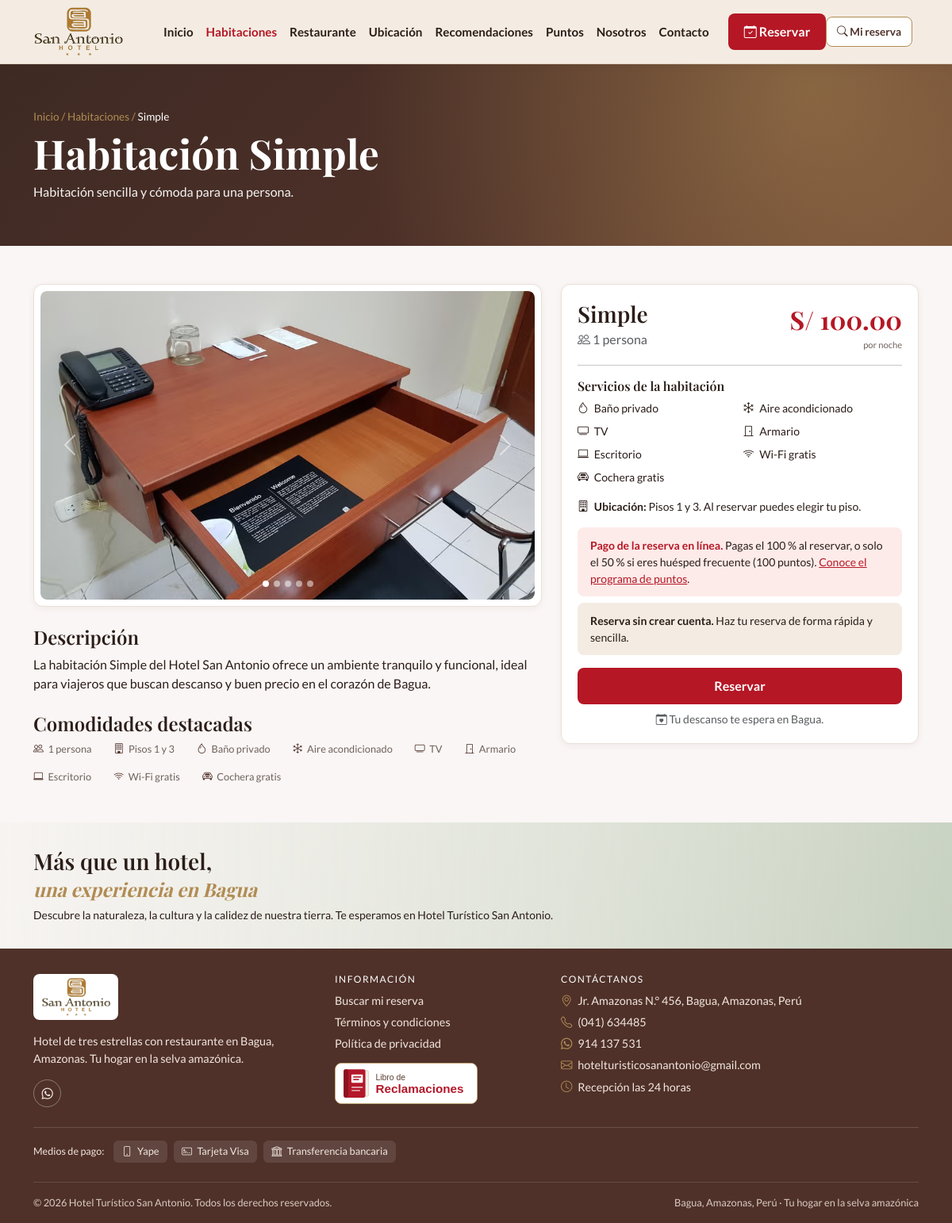
Screenshot of /publico/habitacion.php?id=1 with the database file from the repository.
### tables this page shows
CREATE TABLE tipo_habitacion (
    id             INT UNSIGNED AUTO_INCREMENT PRIMARY KEY,
    nombre         VARCHAR(40)   NOT NULL UNIQUE,
    descripcion    VARCHAR(255)  NOT NULL,
    detalle        TEXT          NULL,
    capacidad      TINYINT UNSIGNED NOT NULL,
    precio_noche   DECIMAL(8,2)  NOT NULL CHECK (precio_noche > 0),
    activo         TINYINT(1)    NOT NULL DEFAULT 1,
    created_at     TIMESTAMP     NOT NULL DEFAULT CURRENT_TIMESTAMP,
    updated_at     TIMESTAMP     NOT NULL DEFAULT CURRENT_TIMESTAMP ON UPDATE CURRENT_TIMESTAMP
);

CREATE TABLE servicio (
    id      INT UNSIGNED AUTO_INCREMENT PRIMARY KEY,
    nombre  VARCHAR(50) NOT NULL UNIQUE,
    icono   VARCHAR(30) NULL
);

CREATE TABLE recompensa (
    id                 INT UNSIGNED AUTO_INCREMENT PRIMARY KEY,
    nombre             VARCHAR(80)  NOT NULL,
    descripcion        VARCHAR(200) NULL,
    puntos_requeridos  INT UNSIGNED NOT NULL,
    noches_minimas     TINYINT UNSIGNED NULL,   
    tipo               ENUM('pago_fraccionado','descuento','producto','noche_gratis','plan_pension') NOT NULL,
    valor              DECIMAL(5,2) NULL,
    producto_id        INT UNSIGNED NULL,
    plan_pension_id    INT UNSIGNED NULL,
    consume_puntos     TINYINT(1)   NOT NULL DEFAULT 1,
    activo             TINYINT(1)   NOT NULL DEFAULT 1,
    created_at         TIMESTAMP    NOT NULL DEFAULT CURRENT_TIMESTAMP,
    updated_at         TIMESTAMP    NOT NULL DEFAULT CURRENT_TIMESTAMP ON UPDATE CURRENT_TIMESTAMP,
    CONSTRAINT fk_recompensa_producto     FOREIGN KEY (producto_id)     REFERENCES producto(id),
    CONSTRAINT fk_recompensa_plan_pension FOREIGN KEY (plan_pension_id) REFERENCES plan_pension(id)
);

### src/Dao/Dao.php (called while the page is built, shortened)
<?php
abstract class Dao
{
    public function __construct(?\PDO $conn = null)
    {
        $this->conn = $conn ?? (new Conexion())->conectar();
    }
    protected function enlazar(\PDOStatement $stmt, array $valores): void
    {
        foreach ($valores as $marcador => $valor) {
            $tipo = match (true) {
                is_int($valor) => \PDO::PARAM_INT,
                is_bool($valor) => \PDO::PARAM_BOOL,
                $valor === null => \PDO::PARAM_NULL,
                default => \PDO::PARAM_STR,
            };
            $stmt->bindValue($marcador, $valor, $tipo);
        }
    }
}

### src/Dao/Conexion.php (called while the page is built, shortened)
<?php
class Conexion
{
    private $host = "localhost";
    private $dbname = "daw2_hotel_san_antonio";
    private $user = "root";
    private $password = "";
    public function conectar(): \PDO
    {
        try {
            $dsn = "mysql:host=$this->host;dbname=$this->dbname;charset=utf8mb4";
            $conexion = new \PDO($dsn, $this->user, $this->password);
            $conexion->setAttribute(\PDO::ATTR_ERRMODE, \PDO::ERRMODE_EXCEPTION);
            $conexion->setAttribute(\PDO::ATTR_DEFAULT_FETCH_MODE, \PDO::FETCH_ASSOC);
            $conexion->setAttribute(\PDO::ATTR_EMULATE_PREPARES, false);
            return $conexion;
        } catch (\PDOException $e) {
            throw $e;
        }
    }
}

### src/Dao/TipoHabitacion.php (called while the page is built, shortened)
<?php
class TipoHabitacion extends Dao
{
    public function obtener(int $id): ?array
    {
        $stmt = $this->conn->prepare("SELECT * FROM tipo_habitacion WHERE id = :id AND activo = 1");
        $this->enlazar($stmt, [":id" => $id]);
        $stmt->execute();
        return $stmt->fetch() ?: null;
    }
    public function servicios(int $tipoId): array
    {
        $stmt = $this->conn->prepare(
            "SELECT s.nombre, s.icono FROM servicio s
             JOIN tipo_servicio ts ON ts.servicio_id = s.id
             WHERE ts.tipo_id = :id ORDER BY s.id"
        );
        $this->enlazar($stmt, [":id" => $tipoId]);
        $stmt->execute();
        return $stmt->fetchAll();
    }
}

### src/Bo/Habitacion.php (called while the page is built, shortened)
<?php
class Habitacion
{
    public function tipo(int $id): ?TipoHabitacionDTO
    {
        $tipoDao = new TipoHabitacionDAO();
        $fila = $tipoDao->obtener($id);
        return $fila ? $this->aTipoDto($tipoDao, $fila) : null;
    }
    private function aTipoDto(TipoHabitacionDAO $dao, array $t, ?int $libres = null): TipoHabitacionDTO
    {
        return new TipoHabitacionDTO(
            $t["id"], $t["nombre"], $t["descripcion"], $t["detalle"] ?? "", $t["capacidad"], $t["precio_noche"],
            $dao->servicios($t["id"]), $dao->fotos($t["id"]), $libres, $dao->pisos($t["id"])
        );
    }
}

### config/Autoload.php (called while the page is built, shortened)
<?php
spl_autoload_register(function (string $clase): void {
    $prefijo = "App\\";
    $carpetaBase = dirname(__DIR__) . "/src/";
    $ruta = $carpetaBase . str_replace("\\", "/", substr($clase, strlen($prefijo))) . ".php";
});

### src/Dao/Recompensa.php (called while the page is built, shortened)
<?php
class Recompensa extends Dao
{
    public function obtenerPorTipo(string $tipo): ?array
    {
        $stmt = $this->conn->prepare("SELECT * FROM recompensa WHERE tipo = :tipo AND activo = 1 LIMIT 1");
        $this->enlazar($stmt, [":tipo" => $tipo]);
        $stmt->execute();
        return $stmt->fetch() ?: null;
    }
}

### src/Bo/Reserva.php (called while the page is built, shortened)
<?php
class Reserva
{
    public function beneficioFraccionado(): ?array
    {
        return (new RecompensaDAO())->obtenerPorTipo("pago_fraccionado");
    }
}

### publico/habitacion.php (the view, shortened to what this page needs)
<?php
require __DIR__ . "/../config/Autoload.php";
require_once __DIR__ . "/../views/partes/ayudas.php";
$tipo = (new HabitacionBO())->tipo((int) ($_GET["id"] ?? 0));
$beneficio = (new ReservaBO())->beneficioFraccionado();
$query = http_build_query(array_filter([
    "tipo" => $tipo->id, "ingreso" => fechaGet("ingreso"), "salida" => fechaGet("salida"),
]));
require __DIR__ . "/../views/partes/cabecera.php";
hero(
    "Habitación " . $tipo->nombre,
    $tipo->descripcion,
    [["Inicio", "index.php"], ["Habitaciones", "publico/habitaciones.php"], [$tipo->nombre, null]]
);
?>
<main class="container py-4 py-lg-5">
    <div class="row g-4">
        <div class="col-12 col-lg-7">
            <div class="sa-card p-2">
                <?php
                carrusel($tipo->fotos, "Habitación " . $tipo->nombre, "bi-house-heart", "detalle-" . $tipo->id);
                ?>
            </div>
            <h2 class="h4 mt-4">Descripción</h2>
            <p><?= e($tipo->detalle ?: $tipo->descripcion) ?></p>
            <h2 class="h4 mt-4">Comodidades destacadas</h2>
            <div class="d-flex flex-wrap gap-3">
                <span class="sa-servicio"><i class="bi bi-people"></i> <?= $tipo->capacidad ?> <?= $tipo->capacidad === 1 ? "persona" : "personas" ?></span>
                <?php if ($tipo->pisos) : ?>
                    <span class="sa-servicio"><i class="bi bi-building"></i> <?= textoPisos($tipo->pisos) ?></span>
                <?php endif ?>
                <?php foreach ($tipo->servicios as $s) : ?>
                    <span class="sa-servicio"><i class="bi <?= e($s["icono"]) ?>"></i> <?= e($s["nombre"]) ?></span>
                <?php endforeach ?>
            </div>
        </div>
        <div class="col-12 col-lg-5">
            <aside class="sa-card sa-card-cuerpo resumen-fijo">
                <div class="d-flex justify-content-between align-items-start">
                    <div>
                        <h2 class="h3 mb-1"><?= e($tipo->nombre) ?></h2>
                        <span class="text-muted"><i class="bi bi-people"></i> <?= $tipo->capacidad ?> <?= $tipo->capacidad === 1 ? "persona" : "personas" ?></span>
                    </div>
                    <div class="sa-precio fs-2"><?= soles($tipo->precioNoche) ?><small>por noche</small></div>
                </div>
                <hr>
                <h3 class="h6">Servicios de la habitación</h3>
                <div class="row g-2 mb-3">
                    <?php foreach ($tipo->servicios as $s) : ?>
                        <div class="col-6 small"><i class="bi <?= e($s["icono"]) ?> me-1"></i> <?= e($s["nombre"]) ?></div>
                    <?php endforeach ?>
                </div>
                <?php if ($tipo->pisos) : ?>
                    <p class="small mb-3"><i class="bi bi-building me-1"></i> <strong>Ubicación:</strong> <?= textoPisos($tipo->pisos) ?>. Al reservar puedes elegir tu piso.</p>
                <?php endif ?>
                <div class="sa-caja-pago mb-2 small">
                    <strong>Pago de la reserva en línea.</strong>
                    Pagas el 100 % al reservar<?= $beneficio ? ", o solo el " . (float) $beneficio["valor"] . " % si eres huésped frecuente (" . $beneficio["puntos_requeridos"] . " puntos)" : "" ?>.
                    <a href="<?= url("publico/puntos.php") ?>">Conoce el programa de puntos</a>.
                </div>
                <div class="sa-caja-crema mb-3 small"><strong>Reserva sin crear cuenta.</strong> Haz tu reserva de forma rápida y sencilla.</div>
                <a class="btn-sa d-block text-center text-decoration-none" href="<?= url("publico/reservar.php") ?>?<?= e($query) ?>">Reservar</a>
                <p class="text-center small text-muted mt-2 mb-0"><i class="bi bi-calendar-heart"></i> Tu descanso te espera en Bagua.</p>
            </aside>
        </div>
    </div>
</main>
<?php require __DIR__ . "/../views/partes/pie.php" ?>

### views/partes/ayudas.php (shortened to what this page needs)
<?php
$base = rtrim(preg_replace("#/(publico|admin)$#", "", str_replace("\\", "/", dirname($_SERVER["SCRIPT_NAME"]))), "/") . "/";
function url(string $ruta): string
{
    global $base;
    return $base . $ruta;
}
function e($valor): string
{
    return htmlspecialchars((string) $valor, ENT_QUOTES, "UTF-8");
}
function soles($valor): string
{
    return "S/ " . number_format((float) $valor, 2);
}
function textoPisos(array $pisos): string
{
    $ultimo = array_pop($pisos);
    return "Pisos " . implode(", ", $pisos) . " y " . $ultimo;
}
function fechaGet(string $clave): string
{
    $valor = $_GET[$clave] ?? "";
    $fecha = DateTime::createFromFormat("!Y-m-d", $valor);
    return ($fecha && $fecha->format("Y-m-d") === $valor) ? $valor : "";
}
function carrusel(array $fotos, string $alt, string $icono = "bi-image", string $idBase = "carrusel"): void
{
    $id = $idBase . "-" . substr(md5($alt . implode("", $fotos)), 0, 8);
    echo '<div id="' . $id . '" class="carousel slide sa-carrusel" data-bs-ride="carousel">';
    echo '<div class="carousel-indicators">';
    foreach ($fotos as $i => $f) {
        echo '<button type="button" data-bs-target="#' . $id . '" data-bs-slide-to="' . $i . '"'
            . ($i === 0 ? ' class="active" aria-current="true"' : '')
            . ' aria-label="Foto ' . ($i + 1) . '"></button>';
    }
    echo '</div><div class="carousel-inner">';
    foreach ($fotos as $i => $f) {
        echo '<div class="carousel-item' . ($i === 0 ? ' active' : '') . '">';
        echo '<img class="sa-foto" src="' . e(url($f)) . '" alt="' . e($alt) . ' - foto ' . ($i + 1) . '" loading="lazy">';
        echo '</div>';
    }
    echo '</div>';
    echo '<button class="carousel-control-prev" type="button" data-bs-target="#' . $id . '" data-bs-slide="prev">'
        . '<span class="carousel-control-prev-icon" aria-hidden="true"></span><span class="visually-hidden">Anterior</span></button>';
    echo '<button class="carousel-control-next" type="button" data-bs-target="#' . $id . '" data-bs-slide="next">'
        . '<span class="carousel-control-next-icon" aria-hidden="true"></span><span class="visually-hidden">Siguiente</span></button>';
    echo '</div>';
}
function hero(string $titulo, string $texto = "", array $migas = [], string $etiqueta = "", string $claseExtra = ""): void
{
    echo '<section class="sa-hero' . ($claseExtra ? ' ' . e($claseExtra) : '') . '"><div class="container">';
    if ($migas) {
        echo '<div class="migas mb-2">';
        foreach ($migas as $indice => [$nombre, $url]) {
            echo $indice ? " / " : "";
            echo $url ? '<a href="' . e(url($url)) . '">' . e($nombre) . "</a>" : '<span class="actual">' . e($nombre) . "</span>";
        }
        echo "</div>";
    }
    echo '<h1>' . e($titulo) . "</h1>";
    if ($texto) {
        echo '<p class="mt-2 mb-0">' . e($texto) . "</p>";
    }
    echo "</div></section>";
}

### assets/css/estilo.css (style rules this page uses)
:root { --rojo: #B51725; --rojo-osc: #9E1C28; --marron: #4F3129; --marron-osc: #3E2A23; --dorado: #B18C54; --hueso: #FAF6F5; --tinta: #2B1D18; --gris: #6f625c; --borde: #EADFD8; --crema: #F4ECE3; --rosado: #FDEBE9; }
body { font-family: "Lato", system-ui, sans-serif; background: var(--hueso); color: var(--tinta); }
h1, h2, h3, h4, .serif { font-family: "Playfair Display", Georgia, serif; font-weight: 700; }
a { color: var(--rojo); }
.btn-sa { background: var(--rojo); color: #fff; border: 0; border-radius: .5rem; font-weight: 700; padding: .7rem 1.25rem; }
.sa-hero { background: radial-gradient(circle at 85% 15%, rgba(177, 140, 84, .55), transparent 55%), linear-gradient(135deg, var(--marron-osc), var(--marron) 60%, #6b4433); color: #fff; padding: 2.25rem 0; }
.sa-hero h1 { font-size: 2rem; line-height: 1.1; }
.sa-hero .migas { font-size: .85rem; color: var(--dorado); }
.sa-hero .migas a { color: var(--dorado); text-decoration: none; }
.sa-hero .migas span.actual { color: #fff; }
.sa-hero p { max-width: 34rem; opacity: .95; }
.sa-card { background: #fff; border: 1px solid var(--borde); border-radius: .75rem; box-shadow: 0 2px 8px rgba(79, 49, 41, .06); }
.sa-card-cuerpo { padding: 1rem; }
.sa-precio { color: var(--rojo); font-family: "Playfair Display", serif; font-weight: 700; font-size: 1.35rem; white-space: nowrap; }
.sa-precio small { display: block; color: var(--gris); font-family: "Lato", sans-serif; font-size: .7rem; font-weight: 400; text-align: right; }
.sa-foto { display: grid; place-items: center; width: 100%; aspect-ratio: 16 / 10; object-fit: cover; border-radius: .5rem; background: linear-gradient(135deg, #e7d7c0, #c9a878); color: rgba(255, 255, 255, .9); font-size: 2rem; }
.sa-carrusel, .sa-carrusel .carousel-inner, .sa-carrusel .carousel-item { border-radius: .5rem; }
.sa-carrusel .carousel-indicators { margin-bottom: .35rem; }
.sa-carrusel .carousel-indicators [data-bs-target] { width: 8px; height: 8px; border-radius: 50%; }
.sa-carrusel .carousel-control-prev, .sa-carrusel .carousel-control-next { width: 12%; }
.sa-servicio { display: inline-flex; align-items: center; gap: .35rem; font-size: .8rem; color: var(--gris); margin-right: .75rem; }
.sa-servicio i { color: var(--marron); }
.sa-caja-pago { background: var(--rosado); border-radius: .5rem; padding: .75rem 1rem; }
.sa-caja-pago strong { color: var(--rojo); }
.sa-caja-crema { background: var(--crema); border-radius: .5rem; padding: .75rem 1rem; }
@media (min-width: 768px) { .sa-hero { padding: 3rem 0; } }
@media (min-width: 768px) { .sa-hero h1 { font-size: 2.75rem; } }
@media (min-width: 768px) { .sa-card-cuerpo { padding: 1.25rem; } }
@media (min-width: 992px) { .sa-hero { padding: 3.5rem 0; } }
@media (min-width: 992px) { .resumen-fijo { position: sticky; top: 6rem; } }
@media (min-width: 1200px) { .sa-hero h1 { font-size: 3.2rem; } }

### rows the page displays
tipo_habitacion: nombre "Simple", descripcion "Habitación sencilla y cómoda para una persona.", detalle "La habitación Simple del Hotel San Antonio ofrece un ambiente tranquilo y funcional, ideal para viajeros que buscan descanso y buen precio en el corazón de Bagua.", capacidad "1", precio_noche "S/ 100.00"
servicio: nombre "Baño privado"
servicio: nombre "Aire acondicionado"
servicio: nombre "TV"
servicio: nombre "Armario"
servicio: nombre "Escritorio"
servicio: nombre "Wi-Fi gratis"
servicio: nombre "Cochera gratis"
recompensa: valor "50", puntos_requeridos "100"

### other values shown
$texto "Inicio"
$texto "Habitaciones"
$texto "Restaurante"
$texto "Ubicación"
$texto "Recomendaciones"
$texto "Puntos"
$texto "Nosotros"
$texto "Contacto"
$nombre "Inicio"
$nombre "Habitaciones"
$titulo "Habitación Simple"
textoPisos($tipo->pisos) "Pisos 1 y 3"
$hotel["direccion"] "Jr. Amazonas N.° 456, Bagua, Amazonas, Perú"
$hotel["telefono"] "(041) 634485"
$hotel["whatsapp_texto"] "914 137 531"
